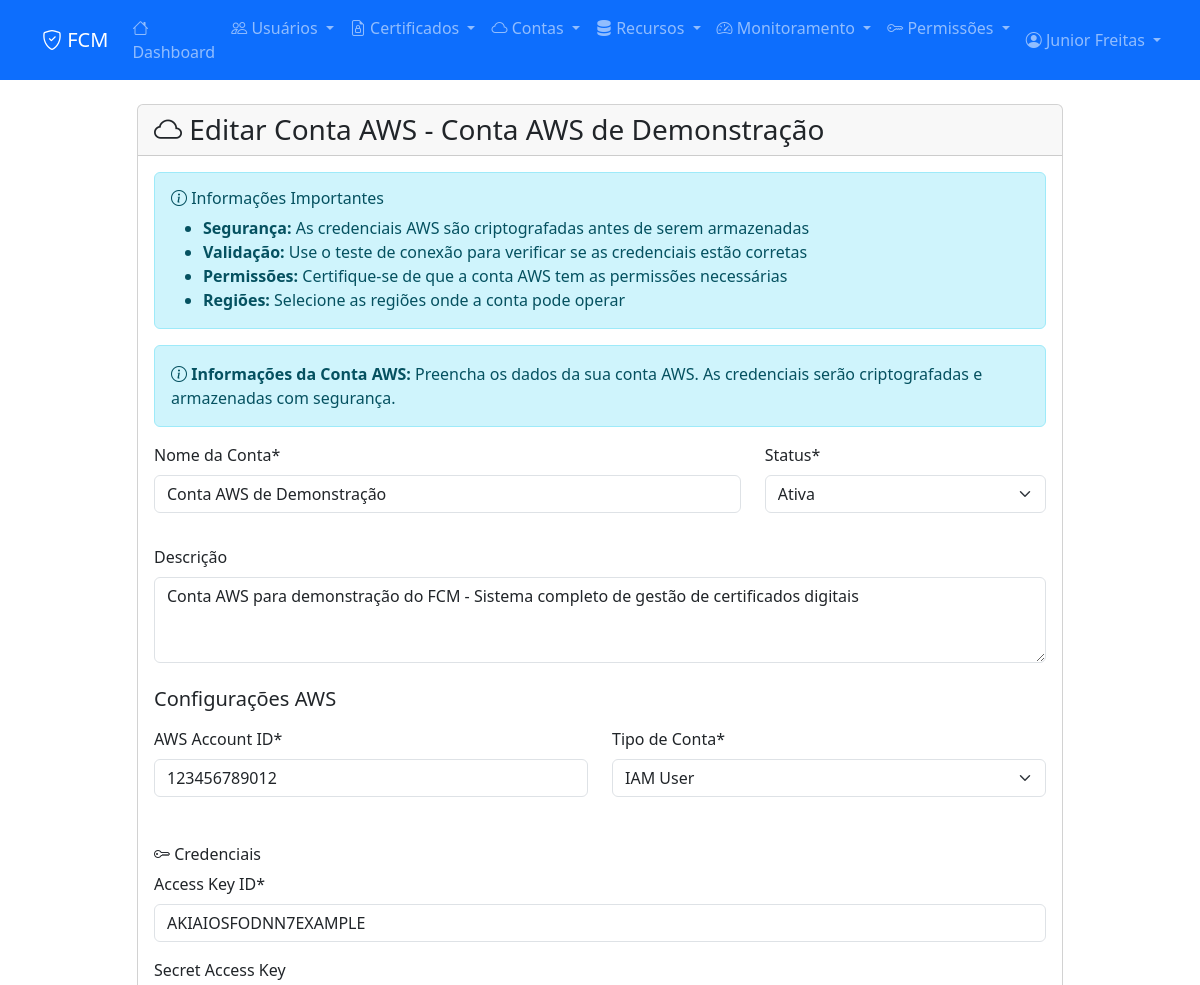
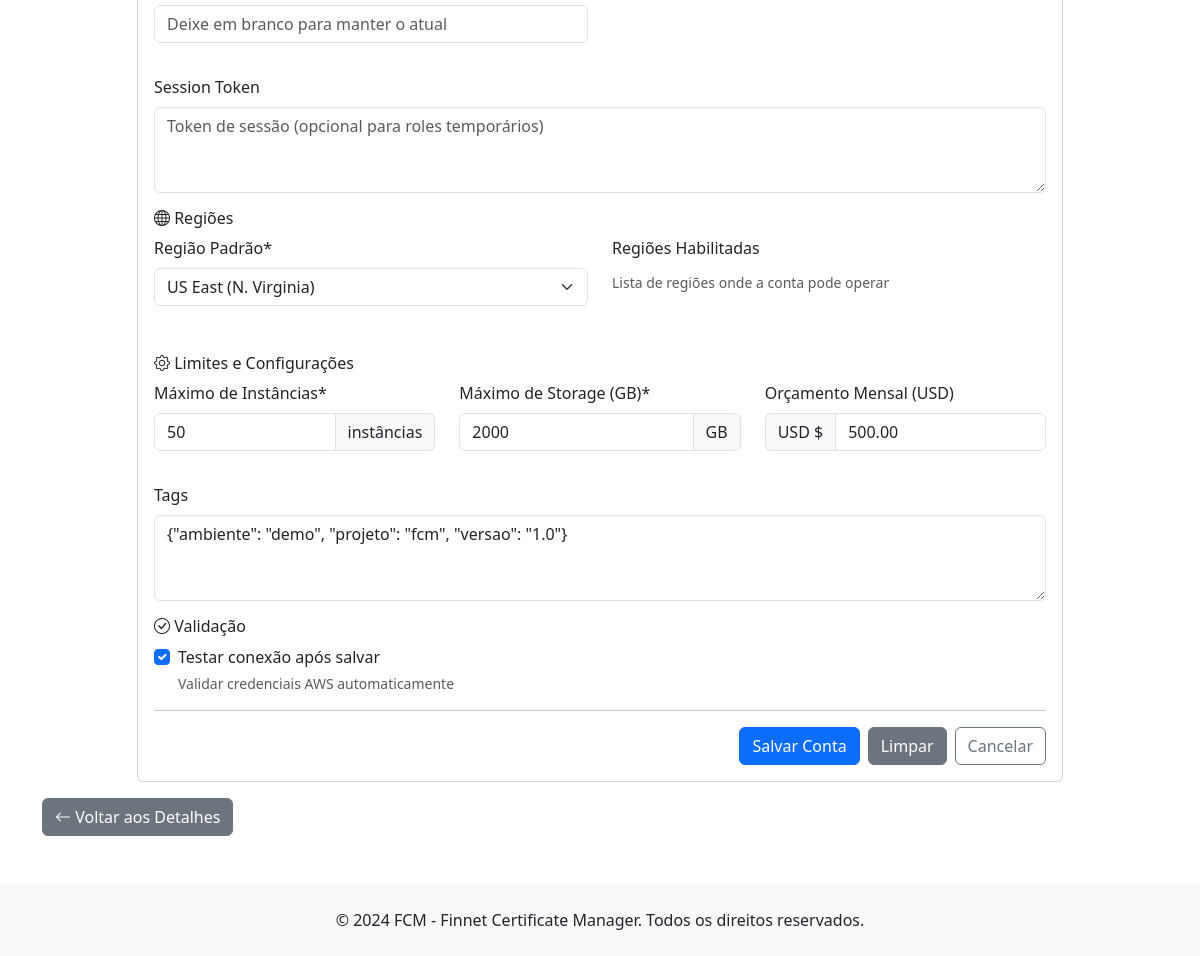
Screenshot of /accounts/05415a2f-86e4-4077-ad3b-9824f2db2e74/edit/ (signed in) with the database file from the repository (2 pictures, top to bottom).
### apps/users/models.py (models this page shows, shortened)
class User(AbstractUser):
    STATUS_CHOICES = [
        (0, 'Ativo'),
        (1, 'Inativo'),
    ]
    id = models.CharField(max_length=255, primary_key=True)
    nome = models.CharField(max_length=255, verbose_name='Nome')
    email = models.EmailField(unique=True, verbose_name='Email')
    status = models.IntegerField(choices=STATUS_CHOICES, default=0, verbose_name='Status')
    data_cad = models.DateTimeField(default=timezone.now, verbose_name='Data de Cadastro')
    usu_cad = models.CharField(max_length=255, verbose_name='Usuário de Cadastro', blank=True)
    data_atu = models.DateTimeField(null=True, blank=True, verbose_name='Data de Atualização')
    usu_atu = models.CharField(max_length=255, null=True, blank=True, verbose_name='Usuário de Atualização')
    username = None
    first_name = None
    last_name = None
    USERNAME_FIELD = 'email'
    REQUIRED_FIELDS = ['nome']
    objects = UserManager()
    class Meta:
        db_table = 'users'
        verbose_name = 'Usuário'
        verbose_name_plural = 'Usuários'

### apps/accounts/models.py (models this page shows, shortened)
class Account(models.Model):
    STATUS_CHOICES = [
        (0, 'Ativa'),
        (1, 'Inativa'),
        (2, 'Suspensa'),
        (3, 'Em Validação'),
        (4, 'Erro de Conexão'),
    ]
    ACCOUNT_TYPE_CHOICES = [
        ('root', 'Root Account'),
        ('iam', 'IAM User'),
        ('role', 'IAM Role'),
        ('federated', 'Federated User'),
    ]
    AWS_REGIONS = [
        ('us-east-1', 'US East (N. Virginia)'),
        ('us-east-2', 'US East (Ohio)'),
        ('us-west-1', 'US West (N. California)'),
        ('us-west-2', 'US West (Oregon)'),
        ('eu-west-1', 'Europe (Ireland)'),
        ('eu-west-2', 'Europe (London)'),
        ('eu-west-3', 'Europe (Paris)'),
        ('eu-central-1', 'Europe (Frankfurt)'),
        ('ap-southeast-1', 'Asia Pacific (Singapore)'),
        ('ap-southeast-2', 'Asia Pacific (Sydney)'),
        ('ap-northeast-1', 'Asia Pacific (Tokyo)'),
        ('ap-south-1', 'Asia Pacific (Mumbai)'),
        ('sa-east-1', 'South America (São Paulo)'),
        ('ca-central-1', 'Canada (Central)'),
    ]
    id = models.CharField(max_length=255, primary_key=True)
    nome = models.CharField(max_length=255, verbose_name='Nome da Conta')
    descricao = models.TextField(blank=True, null=True, verbose_name='Descrição')
    account_id = models.CharField(
        max_length=12,
        unique=True,
        verbose_name='AWS Account ID',
        validators=[RegexValidator(r'^\d{12}$', 'Account ID deve ter 12 dígitos')]
    )
    account_type = models.CharField(
        max_length=20,
        choices=ACCOUNT_TYPE_CHOICES,
        default='iam',
        verbose_name='Tipo de Conta'
    )
    access_key_id = models.CharField(max_length=255, verbose_name='Access Key ID')
    secret_access_key = models.TextField(verbose_name='Secret Access Key')  # Será criptografado
    session_token = models.TextField(blank=True, null=True, verbose_name='Session Token')  # Para roles temporários
    default_region = models.CharField(
        max_length=20,
        choices=AWS_REGIONS,
        default='us-east-1',
        verbose_name='Região Padrão'
    )
    enabled_regions = models.JSONField(
        default=list,
        blank=True,
        verbose_name='Regiões Habilitadas',
        help_text='Lista de regiões onde a conta pode operar'
    )
    status = models.IntegerField(choices=STATUS_CHOICES, default=3, verbose_name='Status')
    is_validated = models.BooleanField(default=False, verbose_name='Validada')
    last_validation = models.DateTimeField(null=True, blank=True, verbose_name='Última Validação')
    validation_error = models.TextField(blank=True, null=True, verbose_name='Erro de Validação')
    account_alias = models.CharField(max_length=255, blank=True, null=True, verbose_name='Alias da Conta')
    account_email = models.EmailField(blank=True, null=True, verbose_name='Email da Conta')
    organization_id = models.CharField(max_length=255, blank=True, null=True, verbose_name='Organization ID')
    max_instances = models.IntegerField(default=20, verbose_name='Máximo de Instâncias')
    max_storage_gb = models.IntegerField(default=1000, verbose_name='Máximo de Storage (GB)')
    monthly_budget_usd = models.DecimalField(
        max_digits=10,
        decimal_places=2,
        null=True,
        blank=True,
        verbose_name='Orçamento Mensal (USD)'
    )
    tags = models.JSONField(default=dict, blank=True, verbose_name='Tags')
    data_cad = models.DateTimeField(default=timezone.now, verbose_name='Data de Cadastro')
    usu_cad = models.CharField(max_length=255, verbose_name='Usuário de Cadastro')
    data_atu = models.DateTimeField(null=True, blank=True, verbose_name='Data de Atualização')
    usu_atu = models.CharField(max_length=255, null=True, blank=True, verbose_name='Usuário de Atualização')
    class Meta:
        db_table = 'accounts'
        verbose_name = 'Conta AWS'
        verbose_name_plural = 'Contas AWS'
        ordering = ['nome']

### apps/accounts/views.py (the view)
# urls.py: path('<str:account_id>/edit/', views.account_edit, name='edit'),
@login_required
def account_edit(request, account_id):
    account = get_object_or_404(Account, id=account_id)
    if request.method == 'POST':
        form = AccountForm(request.POST, instance=account, user=request.user)
        if form.is_valid():
            try:
                account = form.save()
                messages.success(request, f'Conta AWS "{account.nome}" atualizada com sucesso!')
                if form.cleaned_data.get('test_connection') and not account.is_validated:
                    messages.warning(
                        request,
                        'Conta atualizada, mas a validação das credenciais falhou. '
                        'Verifique as credenciais e teste a conexão novamente.'
                    )
                return redirect('accounts:detail', account_id=account.id)
            except Exception as e:
                logger.error(f"Erro ao atualizar conta: {str(e)}")
                messages.error(request, f'Erro ao atualizar conta: {str(e)}')
        else:
            messages.error(request, 'Erro no formulário. Verifique os dados informados.')
    else:
        form = AccountForm(instance=account, user=request.user)
    context = {
        'form': form,
        'account': account,
        'title': f'Editar Conta AWS - {account.nome}'
    }
    return render(request, 'accounts/form.html', context)

### templates/accounts/form.html (shortened to what this page needs)
{% extends 'base.html' %}
{% load crispy_forms_tags %}
{% block content %}
<div class="row justify-content-center">
    <div class="col-md-10">
        <div class="card">
            <div class="card-header">
                <h3 class="mb-0">
                    <i class="bi bi-cloud"></i> {{ title }}
                </h3>
            </div>
            <div class="card-body">
                <div class="alert alert-info" role="alert">
                    <h6 class="alert-heading"><i class="bi bi-info-circle"></i> Informações Importantes</h6>
                    <ul class="mb-0">
                        <li><strong>Segurança:</strong> As credenciais AWS são criptografadas antes de serem armazenadas</li>
                        <li><strong>Validação:</strong> Use o teste de conexão para verificar se as credenciais estão corretas</li>
                        <li><strong>Permissões:</strong> Certifique-se de que a conta AWS tem as permissões necessárias</li>
                        <li><strong>Regiões:</strong> Selecione as regiões onde a conta pode operar</li>
                    </ul>
                </div>
                <form method="post" novalidate>
                    {% crispy form %}
                </form>
            </div>
        </div>
    </div>
</div>
<div class="row mt-3">
    <div class="col-12">
        <a href="{% if account %}{% url 'accounts:detail' account.id %}{% else %}{% url 'accounts:list' %}{% endif %}"
           class="btn btn-secondary">
            <i class="bi bi-arrow-left"></i>
            {% if account %}Voltar aos Detalhes{% else %}Voltar à Lista{% endif %}
        </a>
    </div>
</div>
{% endblock %}

### templates/base.html (shortened to what this page needs)
<!DOCTYPE html>
<html lang="pt-br">
<head>
    <link href="https://cdn.jsdelivr.net/npm/bootstrap@5.3.0/dist/css/bootstrap.min.css" rel="stylesheet">
    <link href="https://cdn.jsdelivr.net/npm/bootstrap-icons@1.10.0/font/bootstrap-icons.css" rel="stylesheet">
    <link href="https://cdnjs.cloudflare.com/ajax/libs/font-awesome/6.4.0/css/all.min.css" rel="stylesheet">
</head>
<body>
    <nav class="navbar navbar-expand-lg navbar-dark bg-primary">
        <div class="container">
            <a class="navbar-brand" href="{% url 'dashboard' %}">
                <i class="bi bi-shield-check"></i> FCM
            </a>
            <div class="collapse navbar-collapse" id="navbarNav">
                <ul class="navbar-nav me-auto">
                    <li class="nav-item">
                        <a class="nav-link" href="{% url 'dashboard' %}">
                            <i class="bi bi-house"></i> Dashboard
                        </a>
                    </li>
                    <li class="nav-item dropdown">
                        <a class="nav-link dropdown-toggle" href="#" role="button" data-bs-toggle="dropdown">
                            <i class="bi bi-people"></i> Usuários
                        </a>
                    </li>
                    <li class="nav-item dropdown">
                        <a class="nav-link dropdown-toggle" href="#" role="button" data-bs-toggle="dropdown">
                            <i class="bi bi-file-earmark-lock"></i> Certificados
                        </a>
                    </li>
                    <li class="nav-item dropdown">
                        <a class="nav-link dropdown-toggle" href="#" role="button" data-bs-toggle="dropdown">
                            <i class="bi bi-cloud"></i> Contas
                        </a>
                    </li>
                    <li class="nav-item dropdown">
                        <a class="nav-link dropdown-toggle" href="#" role="button" data-bs-toggle="dropdown">
                            <i class="bi bi-server"></i> Recursos
                        </a>
                    </li>
                    <li class="nav-item dropdown">
                        <a class="nav-link dropdown-toggle" href="#" role="button" data-bs-toggle="dropdown">
                            <i class="bi bi-speedometer2"></i> Monitoramento
                        </a>
                    </li>
                    <li class="nav-item dropdown">
                        <a class="nav-link dropdown-toggle" href="#" role="button" data-bs-toggle="dropdown">
                            <i class="bi bi-key"></i> Permissões
                        </a>
                    </li>
                </ul>
                <ul class="navbar-nav">
                    {% if user.is_authenticated %}
                        <li class="nav-item dropdown">
                            <a class="nav-link dropdown-toggle" href="#" role="button" data-bs-toggle="dropdown">
                                <i class="bi bi-person-circle"></i> {{ user.nome|default:user.email }}
                            </a>
                        </li>
                    {% else %}
                        <li class="nav-item">
                            <a class="nav-link" href="{% url 'login' %}">
                                <i class="bi bi-box-arrow-in-right"></i> Entrar
                            </a>
                        </li>
                    {% endif %}
                </ul>
            </div>
        </div>
    </nav>
    <main class="container my-4">
        {% block content %}{% endblock %}
    </main>
    <footer class="bg-light py-4 mt-5">
        <div class="container text-center">
            <p class="mb-0">&copy; 2024 FCM - Finnet Certificate Manager. Todos os direitos reservados.</p>
        </div>
    </footer>
</body>
</html>

### rows the page displays
User: nome "Junior Freitas"
Account: nome "Conta AWS de Demonstração", status "Ativa", descricao "Conta AWS para demonstração do FCM - Sistema completo de gestão de certificados digitais", account_id "123456789012", account_type "IAM User", access_key_id "AKIAIOSFODNN7EXAMPLE", default_region "US East (N. Virginia)", max_instances "50", max_storage_gb "2000", monthly_budget_usd "500.00", tags "{\"ambiente\": \"demo\", \"projeto\": \"fcm\", \"versao\": \"1.0\"}"

### other values shown
{{ title }} "Editar Conta AWS - Conta AWS de Demonstração"
